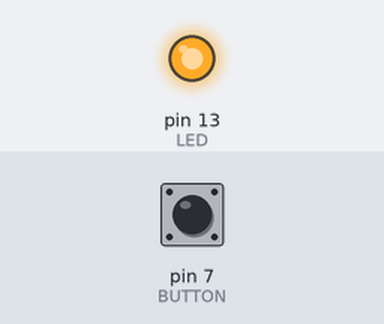
A sketch run on a simulated Arduino Uno, built with avr-gcc and run on an emulated ATmega328P. Parts: output pins drawn as LEDs (lit = HIGH). The test bench sets the inputs (shaded band); at power-on: pin 7 (BUTTON) HIGH. What the sketch prints to the serial monitor is not drawn.

Above: at 1.2 s.
1.3 s: pin 7 (BUTTON) pulled LOW for 1 s
5.3 s: pin 7 (BUTTON) pulled LOW for 0.15 s
8.4 s: pin 7 (BUTTON) driven LOW
9.9 s: pin 7 (BUTTON) pulsed HIGH 2 times (0.12 s each, 0.3 s apart)
Timing chart, 0 to 12.9 s (numbered marks = the images above; inputs shaded):
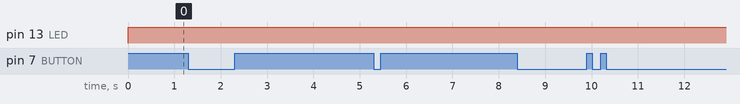

The sketch:

button-test.ino
```cpp
/*
 * BUTTON TEST
 *
 * Push the button. A message is printed in the serial monitor.
 * Your mind = blown
 *
 * by Trapped Room Escape
 */

const int LED = 13;
const int BUTTON = 7;

int val = 0;

void setup() {
  pinMode(LED, OUTPUT);
  pinMode(BUTTON, INPUT_PULLUP);
  Serial.begin(9600);
}

void loop() {
  val = digitalRead(BUTTON);
  if ( val == 1 ) {
    digitalWrite(LED, HIGH);
    Serial.print("LOL");
  }
}
```

Measured:
- after the input at 1.3 s, every drawn part: stays the same
- after the input at 5.3 s, every drawn part: stays the same
- after the input at 8.4 s, every drawn part: stays the same
- after the input at 9.9 s, every drawn part: stays the same
